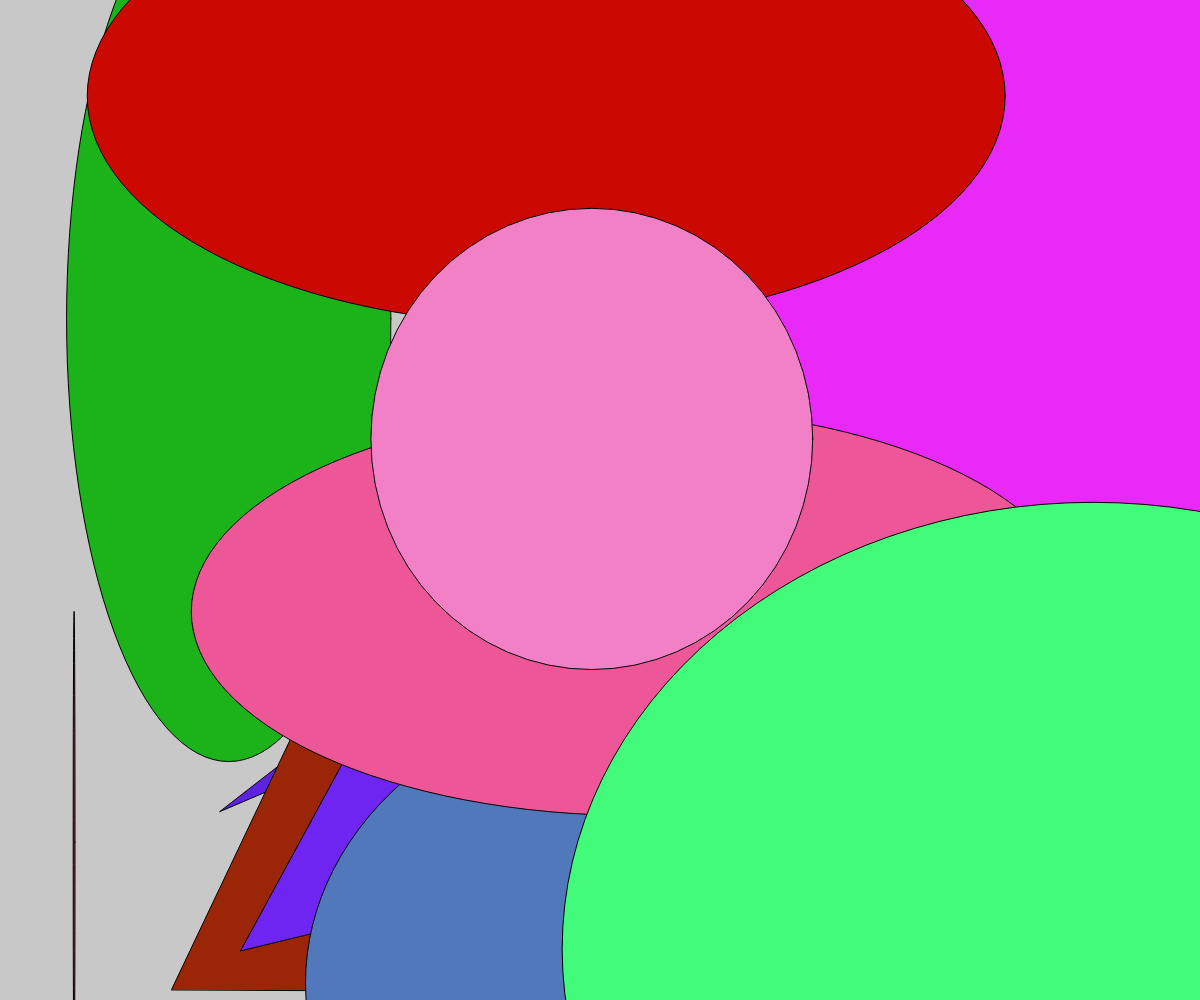
Frame 1 (no input)
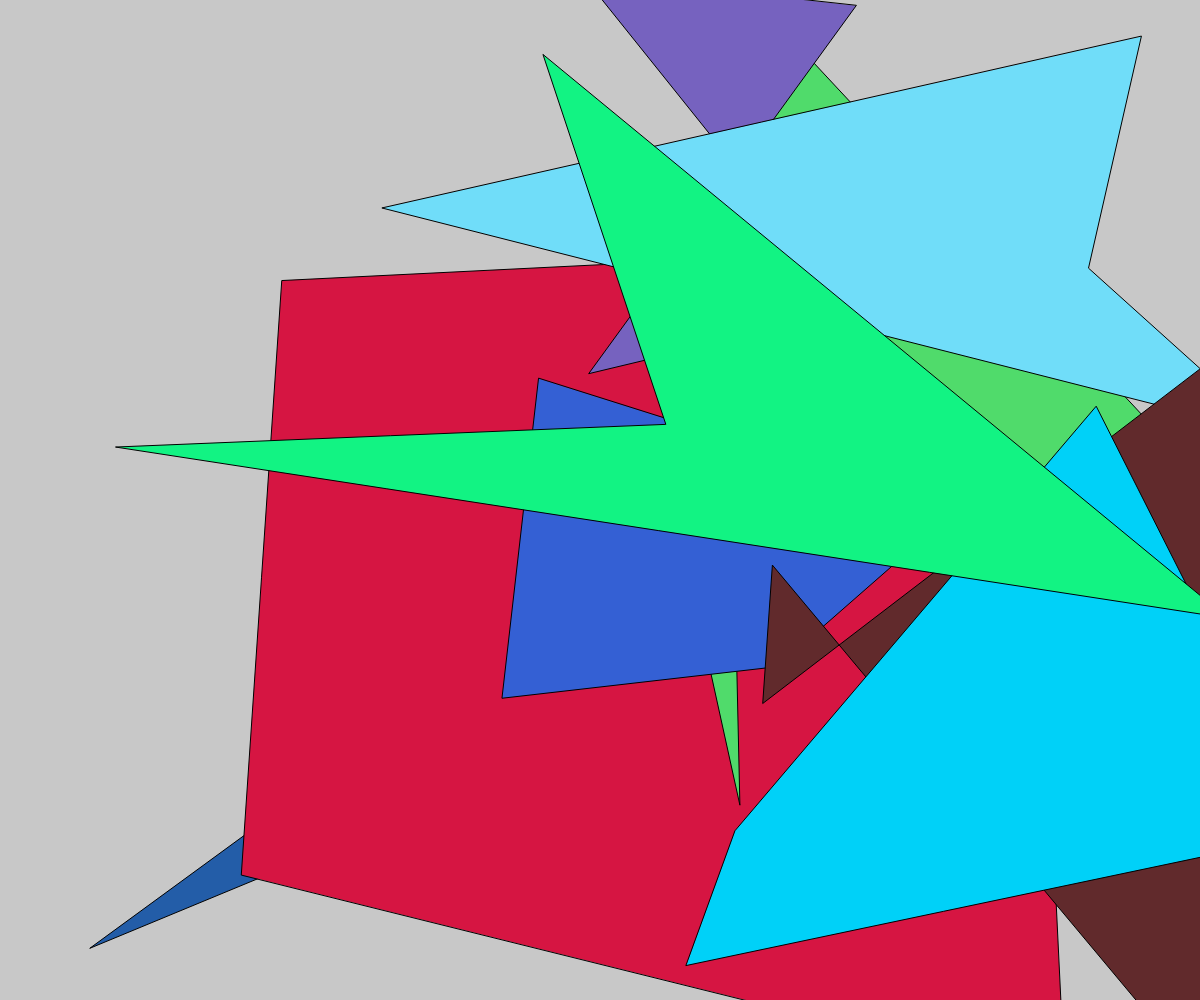
Frame 60 (no input)
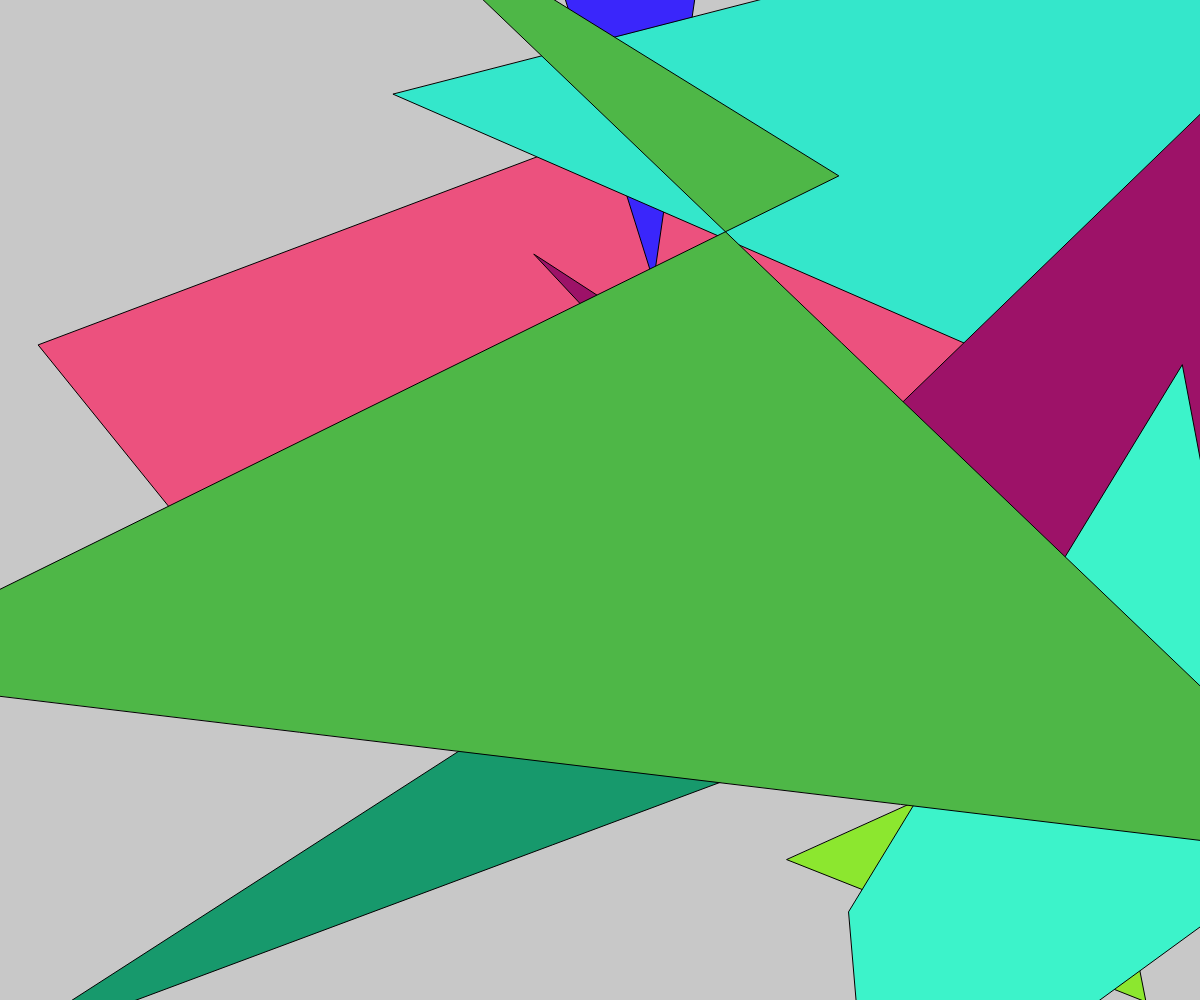
Frame 120 (the mouse pressed at the canvas centre since frame 60)

The p5.js sketch that drew these frames (run headless with seeded random() and noise() and a simulated clock; from frame 60 on, the mouse is pressed at the canvas centre):

// p5.js sketch
// ── sketch.js
var quads = [];
var ellipses = [];

function setup() {
  frameRate(60);
  createCanvas(windowWidth, windowHeight);

  for (var i = 0; i < 10; i++) {
    quads[i] = new MakeQuad(windowWidth, windowHeight);
  }
  for (var j = 0; j < 10; j++) {
    ellipses[j] = new MakeEllipse(windowWidth, windowHeight);
  }

}

function draw() {
  background(200);

  for (var i = 0; i < quads.length; i++) {
    quads[i].drawQuad();
    quads[i].changeQSize();
    quads[i].quadTimer();
    quads[i].changeQColor();
  }
  for (var j = 0; j < ellipses.length; j++) {
    ellipses[j].drawEllipse();
    ellipses[j].changeESize();
    ellipses[j].ellipseTimer();
    ellipses[j].changeEColor();
  }

}

function windowResized() {
  resizeCanvas(windowWidth, windowHeight);
}
// ── makeEllipses.js
function MakeEllipse(canvWidth, canvHeight) {
  this.trueFalse = [-1, 1];

  this.canvLeftBound = -200;
  this.canvRightBound = canvWidth + 200;
  this.canvTopBound = -200;
  this.canvBottomBound = canvHeight + 200;

  this.ellipseX = random(canvWidth);
  this.ellipseY = random(canvHeight);
  this.ellipseWidth = random(canvWidth);
  this.ellipseHeight = random(canvHeight);

  this.ellipseXChange = random(-5, 6);
  this.ellipseYChange = random(-5, 6);
  this.ellipseWidthChange = random(-5, 6);
  this.ellipseHightChange = random(-5, 6);

  this.rFill = random(256); // randomizes color fill
  this.gFill = random(256);
  this.bFill = random(256);

  this.rFillDirec = random(this.trueFalse); // used to change colors
  this.gFillDirec = random(this.trueFalse);
  this.bFillDirec = random(this.trueFalse);

  this.secTime = 0; // timer variables
  this.secTimeMax = 120;
  this.timeGoal = random(this.secTimeMax + 1);
}

MakeEllipse.prototype.drawEllipse = function() {
  push();
  ellipseMode(CENTER);
  fill(this.rFill, this.gFill, this.bFill);
  ellipse(this.ellipseX, this.ellipseY, this.ellipseWidth, this.ellipseHeight);
  pop();
}

MakeEllipse.prototype.changeESize = function() {

  this.ellipseX += this.ellipseXChange;
  this.ellipseY += this.ellipseYChange;
  this.ellipseWidth += this.ellipseWidthChange;
  this.ellipseHeight += this.ellipseHeightChange;

  this.boundaryCheck();
}

MakeEllipse.prototype.ellipseChangeChange = function() {

  this.ellipseXChange += random(this.trueFalse);
  this.ellipseYChange += random(this.trueFalse);
  this.ellipseWidth += random(this.trueFalse);
  this.ellipseHeight += random(this.trueFalse);
}

MakeEllipse.prototype.ellipseTimer = function() { // creates a timer
  if (this.secTime >= this.timeGoal) {
    this.ellipseChangeChange(); // calls function when timer elapses
    this.secTime = 0; // resets timer
    this.timeGoal = random(0, this.secTimeMax + 1); // resetst random timer goal
  } else {
    this.secTime++; //increments timer
  }
}

MakeEllipse.prototype.boundaryCheck = function() {
  if (this.ellipseX <= this.canvLeftBound && this.ellipseXChange < 0) {
    this.ellipseXChange = this.ellipseXChange * -1
  } else if (this.ellipseX >= this.canvRightBound && this.ellipseXChange > 0) {
    this.ellipseXChange = this.ellipseXChange * -1
  }
  if (this.ellipseY <= this.canvTopBound && this.ellipseYChange < 0) {
    this.ellipseYChange = this.ellipseYChange * -1
  } else if (this.ellipseY >= this.canvBottomBound && this.ellipseYChange > 0) {
    this.ellipseYChange = this.ellipseYChange * -1
  }
  // if (this.ellipseWidth <= this.canvLeftBound / 2 && this.ellipseWidthChange < 0) {
  //   this.ellipseWidthChange = this.ellipseWidthChange * -1
  // } else if (this.ellipseWidth >= this.canvRightBound / 2 && this.ellipseWidthChange > 0) {
  //   this.ellipseWidthChange = this.ellipseWidthChange * -1
  // }
  // if (this.ellipseHeight <= this.canvTopBound / 2 && this.ellipseHeightChange < 0) {
  //   this.ellipseHeightChange = this.ellipseHeightChange * -1
  // } else if (this.ellipseHeight >= this.canvBottomBound / 2 && this.ellipseHeightChange > 0) {
  //   this.ellipseHeightChange = this.ellipseHeightChange * -1
  // }
}

MakeEllipse.prototype.changeEColor = function() {
  this.rFill += this.rFillDirec; // increases color
  if (this.rFill >= 255 && this.rFillDirec > 0 || this.rFill <= 0 && this.rFillDirec < 0) {
    this.rFillDirec = this.rFillDirec * -1; // resets it to 0 if it gets to 255
  }
  this.gFill += this.gFillDirec; // increases color
  if (this.gFill >= 255 && this.gFillDirec > 0 || this.gFill <= 0 && this.gFillDirec < 0) {
    this.gFillDirec = this.gFillDirec * -1; // resets it to 0 if it gets to 255
  }
  this.bFill += this.bFillDirec; // increases color
  if (this.bFill >= 255 && this.gFillDirec > 0 || this.bFill <= 0 && this.gFillDirec < 0) {
    this.bFillDirec = this.bFillDirec * -1; // resets it to 0 if it gets to 255
  }
}
// ── makeQuads.js
function MakeQuad(canvWidth, canvHeight) {
  this.trueFalse = [-1, 1];

  this.canvLeftBound = -200;
  this.canvRightBound = canvWidth + 200;
  this.canvTopBound = -200;
  this.canvBottomBound = canvHeight + 200;

  // this.quadX = [random(canvWidth), random(canvWidth), random(canvWidth), random(canvWidth)];
  // this.quadY = [random(canvHeight), random(canvHeight), random(canvHeight), random(canvHeight)];

  this.quadX1 = random(canvWidth);
  this.quadY1 = random(canvHeight);
  this.quadX2 = random(canvWidth);
  this.quadY2 = random(canvHeight);
  this.quadX3 = random(canvWidth);
  this.quadY3 = random(canvHeight);
  this.quadX4 = random(canvWidth);
  this.quadY4 = random(canvHeight);

  // this.quadXChange = [random(-5, 6), random(-5, 6), random(-5, 6), random(-5, 6)];
  // this.quadYChange = [random(-5, 6), random(-5, 6), random(-5, 6), random(-5, 6)];

  this.quadX1Change = random(-5, 6);
  this.quadY1Change = random(-5, 6);
  this.quadX2Change = random(-5, 6);
  this.quadY2Change = random(-5, 6);
  this.quadX3Change = random(-5, 6);
  this.quadY3Change = random(-5, 6);
  this.quadX4Change = random(-5, 6);
  this.quadY4Change = random(-5, 6);

  this.rFill = random(256); // randomizes color fill
  this.gFill = random(256);
  this.bFill = random(256);

  this.rFillDirec = random(this.trueFalse); // used to change colors
  this.gFillDirec = random(this.trueFalse);
  this.bFillDirec = random(this.trueFalse);

  this.secTime = 0; // timer variables
  this.secTimeMax = 120;
  this.timeGoal = random(this.secTimeMax + 1);
}

MakeQuad.prototype.drawQuad = function() {
  push();
  fill(this.rFill, this.gFill, this.bFill);
  quad(this.quadX1, this.quadY1, this.quadX2, this.quadY2, this.quadX3, this.quadY3, this.quadX4, this.quadY4);
  pop();
}

MakeQuad.prototype.changeQSize = function() {

  // for (var i = 0; i <= this.quadX.length; i++) {
  //   this.quadX[i] += this.quadXChange[i];
  // }

  // for (var j = 0; j <= this.quadY.length; j++) {
  //   this.quadY[j] += this.quadYChange[j];
  // }

  this.quadX1 += this.quadX1Change;
  this.quadY1 += this.quadY1Change;
  this.quadX2 += this.quadX2Change;
  this.quadY2 += this.quadY2Change;
  this.quadX3 += this.quadX3Change;
  this.quadY3 += this.quadY3Change;
  this.quadX4 += this.quadX4Change;
  this.quadY4 += this.quadY4Change;

  this.boundaryCheck();
}

MakeQuad.prototype.quadChangeChange = function() {

  // for (var i = 0; i <= this.quadXChange.length; i++) {
  //   this.quadXChange[i] += random(this.trueFalse);
  // }

  // for (var j = 0; j <= this.quadYChange.length; j++) {
  //   this.quadYChange[j] += random(this.trueFalse);
  // }


  this.quadX1Change += random(this.trueFalse);
  this.quadY1Change += random(this.trueFalse);
  this.quadX2Change += random(this.trueFalse);
  this.quadY2Change += random(this.trueFalse);
  this.quadX3Change += random(this.trueFalse);
  this.quadY3Change += random(this.trueFalse);
  this.quadX4Change += random(this.trueFalse);
  this.quadY4Change += random(this.trueFalse);
}

MakeQuad.prototype.quadTimer = function() { // creates a timer
  if (this.secTime >= this.timeGoal) {
    this.quadChangeChange(); // calls function when timer elapses
    this.secTime = 0; // resets timer
    this.timeGoal = random(0, this.secTimeMax + 1); // resetst random timer goal
  } else {
    this.secTime++; //increments timer
  }
}

MakeQuad.prototype.boundaryCheck = function() {
  if (this.quadX1 <= this.canvLeftBound && this.quadX1Change < 0) {
    this.quadX1Change = this.quadX1Change * -1
  } else if (this.quadX1 >= this.canvRightBound && this.quadX1Change > 0) {
    this.quadX1Change = this.quadX1Change * -1
  }
  if (this.quadY1 <= this.canvTopBound && this.quadY1Change < 0) {
    this.quadY1Change = this.quadY1Change * -1
  } else if (this.quadY1 >= this.canvBottomBound && this.quadY1Change > 0) {
    this.quadY1Change = this.quadY1Change * -1
  }
  if (this.quadX2 <= this.canvLeftBound && this.quadX2Change < 0) {
    this.quadX2Change = this.quadX2Change * -1
  } else if (this.quadX2 >= this.canvRightBound && this.quadX2Change > 0) {
    this.quadX2Change = this.quadX2Change * -1
  }
  if (this.quadY2 <= this.canvTopBound && this.quadY2Change < 0) {
    this.quadY2Change = this.quadY2Change * -1
  } else if (this.quadY2 >= this.canvBottomBound && this.quadY2Change > 0) {
    this.quadY2Change = this.quadY2Change * -1
  }
  if (this.quadX3 <= this.canvLeftBound && this.quadX3Change < 0) {
    this.quadX3Change = this.quadX3Change * -1
  } else if (this.quadX3 >= this.canvRightBound && this.quadX3Change > 0) {
    this.quadX3Change = this.quadX3Change * -1
  }
  if (this.quadY3 <= this.canvTopBound && this.quadY3Change < 0) {
    this.quadY3Change = this.quadY3Change * -1
  } else if (this.quadY3 >= this.canvBottomBound && this.quadY3Change > 0) {
    this.quadY3Change = this.quadY3Change * -1
  }
  if (this.quadX4 <= this.canvLeftBound && this.quadX4Change < 0) {
    this.quadX4Change = this.quadX4Change * -1
  } else if (this.quadX4 >= this.canvRightBound && this.quadX4Change > 0) {
    this.quadX4Change = this.quadX4Change * -1
  }
  if (this.quadY4 <= this.canvTopBound && this.quadY4Change < 0) {
    this.quadY4Change = this.quadY4Change * -1
  } else if (this.quadY4 >= this.canvBottomBound && this.quadY4Change > 0) {
    this.quadY4Change = this.quadY4Change * -1
  }
}

MakeQuad.prototype.changeQColor = function() {
  this.rFill += this.rFillDirec; // increases color
  if (this.rFill >= 255 && this.rFillDirec > 0 || this.rFill <= 0 && this.rFillDirec < 0) {
    this.rFillDirec = this.rFillDirec * -1; // resets it to 0 if it gets to 255
  }
  this.gFill += this.gFillDirec; // increases color
  if (this.gFill >= 255 && this.gFillDirec > 0 || this.gFill <= 0 && this.gFillDirec < 0) {
    this.gFillDirec = this.gFillDirec * -1; // resets it to 0 if it gets to 255
  }
  this.bFill += this.bFillDirec; // increases color
  if (this.bFill >= 255 && this.gFillDirec > 0 || this.bFill <= 0 && this.gFillDirec < 0) {
    this.bFillDirec = this.bFillDirec * -1; // resets it to 0 if it gets to 255
  }
}
// ── makeTriangles.js
function MakeTriangle(canvWidth, canvHeight) {
  this.trueFalse = [-1, 1]; //variable that can be 1 or -1, to be called

  this.canvLeftBound = -200; //variables for the boundaries outside the visible canvas
  this.canvRightBound = canvWidth + 200;
  this.canvTopBound = -200;
  this.canvBottomBound = canvHeight + 200;

  this.triangleX1 = random(canvWidth); //variables for the triangle points
  this.triangleY1 = random(canvHeight);
  this.triangleX2 = random(canvWidth);
  this.triangleY2 = random(canvHeight);
  this.triangleX3 = random(canvWidth);
  this.triangleY3 = random(canvHeight);

  this.triangleX1Change = random(-5, 6); //variables used to change the position of the triangle points
  this.triangleY1Change = random(-5, 6);
  this.triangleX2Change = random(-5, 6);
  this.triangleY2Change = random(-5, 6);
  this.triangleX3Change = random(-5, 6);
  this.triangleY3Change = random(-5, 6);

  this.rFill = random(256); // randomizes color fill
  this.gFill = random(256);
  this.bFill = random(256);

  this.rFillDirec = random(this.trueFalse); // used to change colors
  this.gFillDirec = random(this.trueFalse);
  this.bFillDirec = random(this.trueFalse);

  this.secTime = 0; // timer variables
  this.secTimeMax = 120;
  this.timeGoal = random(this.secTimeMax + 1);
}

MakeTriangle.prototype.drawShape = function() {
  push();
  noStroke();
  fill(this.rFill, this.gFill, this.bFill, 95); //fills triangle with the color variables
  triangle(this.triangleX1, this.triangleY1, this.triangleX2, this.triangleY2, this.triangleX3, this.triangleY3);
  pop();
}

MakeTriangle.prototype.changeSize = function() {


  this.triangleX1 += this.triangleX1Change; //changes point locations based on the change variables
  this.triangleY1 += this.triangleY1Change;
  this.triangleX2 += this.triangleX2Change;
  this.triangleY2 += this.triangleY2Change;
  this.triangleX3 += this.triangleX3Change;
  this.triangleY3 += this.triangleY3Change;

  this.boundaryCheck();
}

MakeTriangle.prototype.shapeChangeChange = function() {

  this.triangleX1Change += random(this.trueFalse); //randomly changes these variables by one in either direction
  this.triangleY1Change += random(this.trueFalse);
  this.triangleX2Change += random(this.trueFalse);
  this.triangleY2Change += random(this.trueFalse);
  this.triangleX3Change += random(this.trueFalse);
  this.triangleY3Change += random(this.trueFalse);
}

MakeTriangle.prototype.timer = function() { // creates a timer
  if (this.secTime >= this.timeGoal) {
    this.shapeChangeChange(); // calls function when timer elapses
    this.secTime = 0; // resets timer
    this.timeGoal = random(0, this.secTimeMax + 1); // resets random timer goal
  } else {
    this.secTime++; //increments timer
  }
}

MakeTriangle.prototype.boundaryCheck = function() { //ensures the triangles return to the scetch if they leave
  if (this.triangleX1 <= this.canvLeftBound && this.triangleX1Change < 0) {
    this.triangleX1Change = this.triangleX1Change * -1
  } else if (this.triangleX1 >= this.canvRightBound && this.triangleX1Change > 0) {
    this.triangleX1Change = this.triangleX1Change * -1
  }
  if (this.triangleY1 <= this.canvTopBound && this.triangleY1Change < 0) {
    this.triangleY1Change = this.triangleY1Change * -1
  } else if (this.triangleY1 >= this.canvBottomBound && this.triangleY1Change > 0) {
    this.triangleY1Change = this.triangleY1Change * -1
  }
  if (this.triangleX2 <= this.canvLeftBound && this.triangleX2Change < 0) {
    this.triangleX2Change = this.triangleX2Change * -1
  } else if (this.triangleX2 >= this.canvRightBound && this.triangleX2Change > 0) {
    this.triangleX2Change = this.triangleX2Change * -1
  }
  if (this.triangleY2 <= this.canvTopBound && this.triangleY2Change < 0) {
    this.triangleY2Change = this.triangleY2Change * -1
  } else if (this.triangleY2 >= this.canvBottomBound && this.triangleY2Change > 0) {
    this.triangleY2Change = this.triangleY2Change * -1
  }
  if (this.triangleX3 <= this.canvLeftBound && this.triangleX3Change < 0) {
    this.triangleX3Change = this.triangleX3Change * -1
  } else if (this.triangleX3 >= this.canvRightBound && this.triangleX3Change > 0) {
    this.triangleX3Change = this.triangleX3Change * -1
  }
  if (this.triangleY3 <= this.canvTopBound && this.triangleY3Change < 0) {
    this.triangleY3Change = this.triangleY3Change * -1
  } else if (this.triangleY3 >= this.canvBottomBound && this.triangleY3Change > 0) {
    this.triangleY3Change = this.triangleY3Change * -1
  }
}

MakeTriangle.prototype.changeColor = function() {
  this.rFill += this.rFillDirec; // increases color
  if (this.rFill >= 255 && this.rFillDirec > 0 || this.rFill <= 0 && this.rFillDirec < 0) {
    this.rFillDirec = this.rFillDirec * -1; // resets it to 0 if it gets to 255
  }
  this.gFill += this.gFillDirec; // increases color
  if (this.gFill >= 255 && this.gFillDirec > 0 || this.gFill <= 0 && this.gFillDirec < 0) {
    this.gFillDirec = this.gFillDirec * -1; // resets it to 0 if it gets to 255
  }
  this.bFill += this.bFillDirec; // increases color
  if (this.bFill >= 255 && this.gFillDirec > 0 || this.bFill <= 0 && this.gFillDirec < 0) {
    this.bFillDirec = this.bFillDirec * -1; // resets it to 0 if it gets to 255
  }
}

MakeTriangle.prototype.resizeWindow = function(canvWidth, canvHeight) {
  this.canvRightBound = canvWidth + 200; //resets the boundaries to canvas size if called
  this.canvBottomBound = canvHeight + 200;

}
